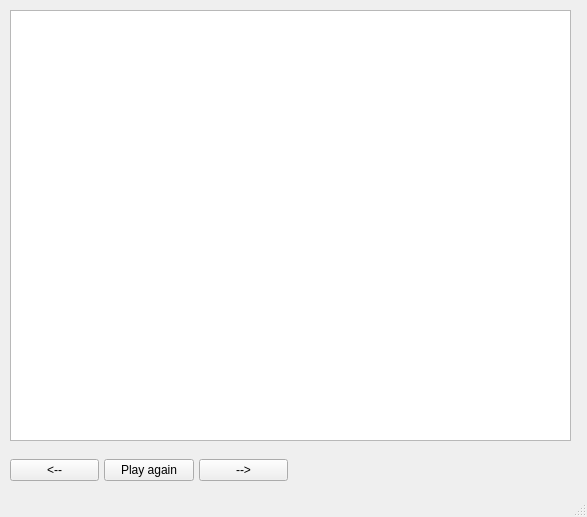
<?xml version="1.0" encoding="UTF-8"?>
<ui version="4.0">
 <class>MainWindow</class>
 <widget class="QMainWindow" name="MainWindow">
  <property name="geometry">
   <rect>
    <x>0</x>
    <y>0</y>
    <width>587</width>
    <height>517</height>
   </rect>
  </property>
  <property name="windowTitle">
   <string>MainWindow</string>
  </property>
  <widget class="QWidget" name="centralwidget">
   <widget class="QWidget" name="horizontalLayoutWidget">
    <property name="geometry">
     <rect>
      <x>10</x>
      <y>450</y>
      <width>278</width>
      <height>41</height>
     </rect>
    </property>
    <layout class="QHBoxLayout" name="horizontalLayout">
     <property name="spacing">
      <number>5</number>
     </property>
     <item>
      <widget class="QPushButton" name="pushButton_3">
       <property name="text">
        <string>&lt;--</string>
       </property>
      </widget>
     </item>
     <item>
      <widget class="QPushButton" name="pushButton_2">
       <property name="text">
        <string>Play again</string>
       </property>
      </widget>
     </item>
     <item>
      <widget class="QPushButton" name="pushButton">
       <property name="text">
        <string>--&gt;</string>
       </property>
      </widget>
     </item>
    </layout>
   </widget>
   <widget class="QTableView" name="tableView">
    <property name="geometry">
     <rect>
      <x>10</x>
      <y>10</y>
      <width>561</width>
      <height>431</height>
     </rect>
    </property>
   </widget>
  </widget>
  <widget class="QStatusBar" name="statusbar"/>
 </widget>
 <resources/>
 <connections/>
</ui>
